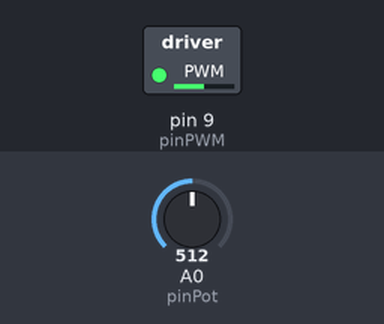
This sketch was run on a simulated Arduino Uno, built with avr-gcc and run on an emulated ATmega328P. Shown: switched loads named in the sketch (green lamp = pin HIGH). Inputs (shaded band) come from the test bench; at power-on: A0 (pinPot) = 512.

Above: at 1.2 s.
1.3 s: A0 (pinPot) set to 716
At 2.0 s:
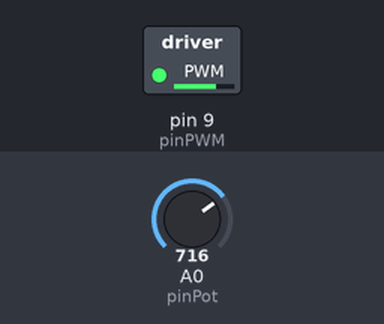
2.8 s: A0 (pinPot) set to 900
At 3.3 s:
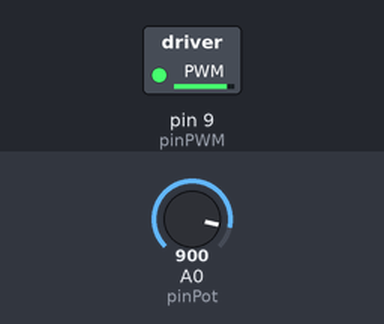
4.3 s: A0 (pinPot) set to 122
At 5.5 s:
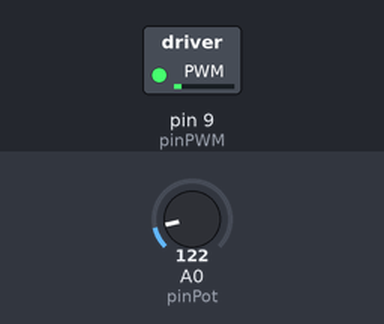
5.8 s: A0 (pinPot) set to 0
At 6.8 s:
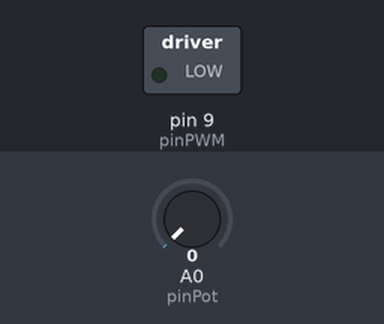
7.3 s: A0 (pinPot) set to 511
At 7.8 s:
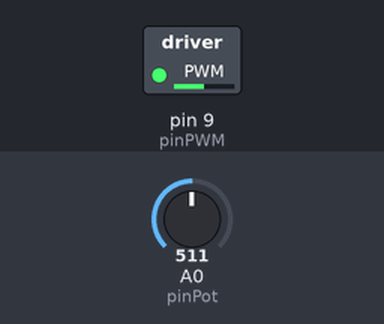
Timing chart, 0 to 9.8 s (numbered marks = the images above; inputs shaded):
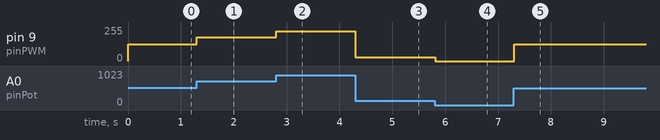

The sketch:

CONTROL_PWM.ino
```cpp
const int pinPWM = 9;      // Pin PWM para el control del motor
const int pinPot = A0;      // Pin analógico para el potenciómetro
int valorPot = 0;           // Variable para almacenar el valor del potenciómetro
int valorPWM = 0;           // Variable para almacenar el valor PWM

void setup() {
  pinMode(pinPWM, OUTPUT);  // Configura el pin como salida
}

void loop() {
  valorPot = analogRead(pinPot);            // Lee el valor del potenciómetro (0-1023)
  valorPWM = map(valorPot, 0, 1023, 0, 255); // Mapea el valor a un rango de 0-255
  analogWrite(pinPWM, valorPWM);            // Escribe el valor PWM en el pin
  delay(10);                                // Pequeña pausa para estabilizar
}
```

Measured:
- after the input at 1.3 s, pin 9 (pinPWM): 127/255 → 178/255 at once
- after the input at 2.8 s, pin 9 (pinPWM): 178/255 → 224/255 at once
- after the input at 4.3 s, pin 9 (pinPWM): 224/255 → 30/255 at once
- after the input at 5.8 s, pin 9 (pinPWM): 30/255 → 0/255 at once
- after the input at 7.3 s, pin 9 (pinPWM): 0/255 → 127/255 at once
